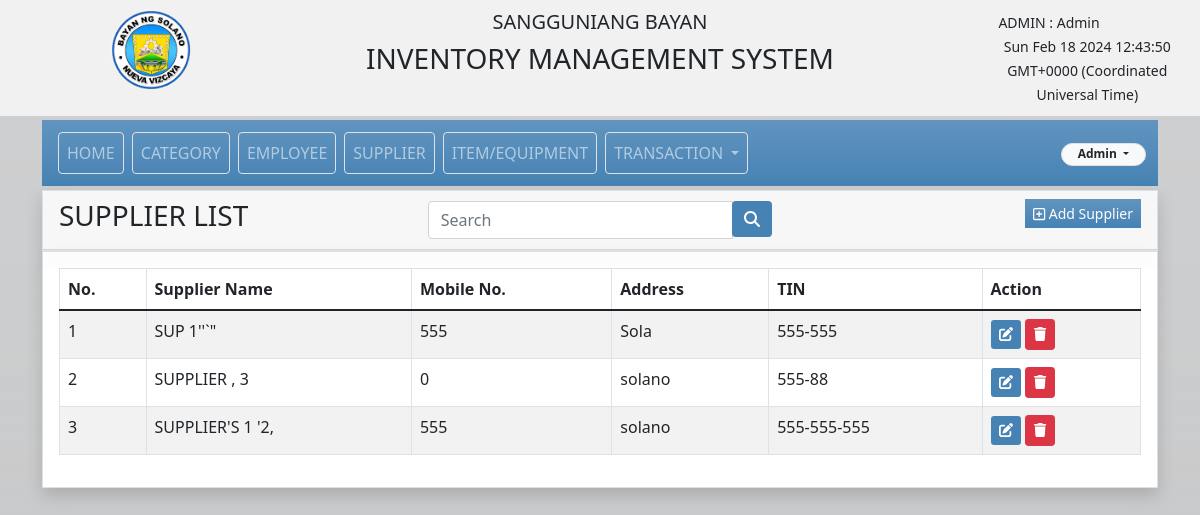
Page /supplier.php (signed in) on the committed database.
### tables this page shows
CREATE TABLE `tbl_supplier` (
  `sup_id` int(11) NOT NULL,
  `supplier_name` varchar(100) NOT NULL,
  `mobile` varchar(50) NOT NULL,
  `address` varchar(150) NOT NULL,
  `tin` varchar(100) NOT NULL,
  `status` varchar(50) NOT NULL,
  `user_id` int(11) NOT NULL,
  `user_name` varchar(100) NOT NULL,
  `date_update` datetime DEFAULT NULL,
  `date_created` timestamp NOT NULL DEFAULT current_timestamp()
);

### supplier.php (the view, shortened to what this page needs)
<?php
    include('template/header.php');
?>
<?php
include('template/container.php');
include('menus.php');
if(isset($_SESSION['type']) && isset($_SESSION['email'])){
?>
<div class="row">
		<div class="col-lg-12">
			    <div class="card card-default rounded-0 shadow">
                    <div class="card-header">
                        <div class="row">
							<div class="col-lg-4 col-md-8 col-sm-8 col-xs-6">
									<h3 class="card-title">SUPPLIER LIST</h3>
							</div>
                            <div class="col-lg-4 align-self-center  m-0">
                                <form action="" method="GET" class="">
                                    <div class="input-group  ">
                                        <input type="text" name="search" value="<?php if(isset($_GET['search'])){ echo $_GET['search']; };
                                        ?>" class="form-control" placeholder="Search" >
                                        <div class="input-group-append">
                                            <button type="submit" class="btn btn-primary"><i class="fa-solid fa-magnifying-glass"></i></button>
                                        </div>
                                    </div>
                                </form>
                            </div>
                            <div class="col-lg-4 col-md-4 col-sm-4 col-xs-6 text-end">
                                    <button type="button" name="add" id="supplierAdd" data-bs-toggle="modal" data-bs-target="#supplierModal" class="btn btn-primary btn-sm bg-gradient rounded-0"><i class="far fa-plus-square"></i> Add Supplier</button>
                            </div>
					    </div>
                </div>
                <div class="card card-default rounded-0 shadow">
                </div>
                <div class="card-body">
                    <div class="row">
                    	<div class="col-sm-12 table-responsive">
                    		<table id="supplierList" class="table table-bordered table-striped">
                    			<thead>
                                    <tr>
                                        <th>No.</th>
                                        <th>Supplier Name</th>
                                        <th>Mobile No.</th>
                                        <th>Address</th>
                                        <th>TIN</th>
                                        <th>Action</th>
                                    </tr>
                                </thead>
                                <tbody>
                                    <?php
                                    if(isset($_GET['search'])){
                                        $filter_val = $_GET['search'];
                                        $res = $conn->query("SELECT *,ROW_NUMBER() OVER(ORDER BY supplier_name ASC) AS Row  FROM tbl_supplier WHERE CONCAT(supplier_name) LIKE '%".addslashes($filter_val)."%' AND status!='deleted' ") or die($conn->error);
                                    }else{
                                        $res = $conn->query("SELECT *,ROW_NUMBER() OVER(ORDER BY supplier_name ASC) AS Row  FROM tbl_supplier WHERE status!='deleted' ") or die($conn->error);
                                    }
                                    while ($row=$res->fetch_assoc()):
                                    ?>
                                    <tr>
                                        <td><?php echo $row['Row']; ?></td>
                                        <td><?php echo strtoupper($row['supplier_name']); ?></td>
                                        <td><?php echo $row['mobile']; ?></td>
                                        <td><?php echo $row['address']; ?></td>
                                        <td><?php echo $row['tin']; ?></td>
                                        <td>
                                            <a href="supplier.php?edit=<?php echo $row['sup_id']; ?>"
                                                class="btn btn-primary btn-sm"><i class="fa-solid fa-pen-to-square"></i> </a>
                                        <?php
                                            if(isset($_SESSION['type']) && $_SESSION['type']=='admin'){
                                            echo '<a href="controller/supplier_controller.php?delete='. $row['sup_id'].'"
                                            onclick="return confirm(\'Are you sure you want to delete this Supplier?\')"
                                                class="btn btn-danger btn-sm"><i class="fa-solid fa-trash"></i> </a>';
                                            }
                                        ?>
                                        </td>
                                    </tr>
                                    <?php endwhile; ?>
                                </tbody>
                    		</table>
                    	</div>
                    </div>
                </div>
            </div>
        </div>
    </div>
</div>
<?php
}
else{
    header("Location: index.php");
}
?>

### assets/style.css (style rules this page uses)
html, body { height: 100% !important; width: 100% !important; }

### template/container.php (style rules this page uses)
.navbar,.btn-primary { background-color:#4682B4 !important; border:none; }

### rows in the picture
tbl_supplier: Row "1", supplier_name "SUP 1''`\"", mobile "555", address "Sola", tin "555-555"
tbl_supplier: Row "2", supplier_name "SUPPLIER , 3", mobile "0", address "solano", tin "555-88"
tbl_supplier: Row "3", supplier_name "SUPPLIER'S 1 '2,", mobile "555", address "solano", tin "555-555-555"

### other values in the picture
$_SESSION['type'] "ADMIN"
$_SESSION['user_name'] "Admin"
